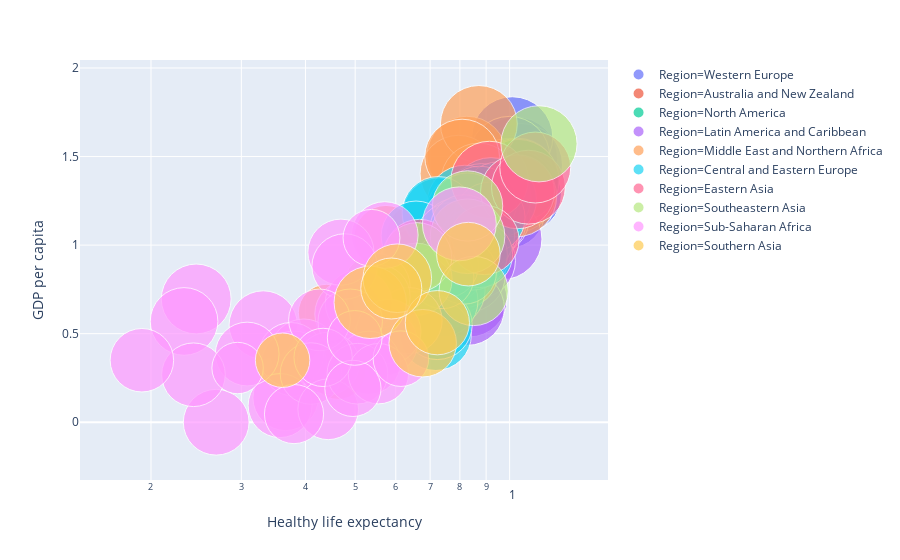

Notebook code for this chart:
### Code cell
fig = px.scatter(df,
                 x="Healthy life expectancy",
                 y="GDP per capita",
                 size="Score",
                 color="Region",
                 log_x=True,
                 size_max=60)
fig.show()

### Figure 1 — Plotly figure (JSON) as saved in the notebook; plotly's stock layout.template omitted (floating-point values rounded to 4 significant figures)
{"data": [{"hoverlabel": {"namelength": 0}, "hovertemplate": "Region=Western Europe<br>Healthy life expectancy=%{x}<br>GDP per capita=%{y}<br>Score=%{marker.size}", "legendgroup": "Region=Western Europe", "marker": {"color": "#636efa", "size": [7.769, 7.6, 7.554, 7.494, 7.488, 7.48, 7.343, 7.246, 7.09, 7.054, 7.021, 6.985, 6.923, 6.726, 6.592, 6.354, 6.223, 6.046, 5.693, 5.287], "sizemode": "area", "sizeref": 0.002158, "symbol": "circle"}, "mode": "markers", "name": "Region=Western Europe", "showlegend": true, "type": "scatter", "x": [0.986, 0.996, 1.028, 1.026, 0.999, 1.052, 1.009, 1.016, 1.012, 0.996, 0.999, 0.987, 0.986, 0.999, 1.045, 1.062, 1.039, 1.042, 0.999, 0.999], "xaxis": "x", "y": [1.34, 1.383, 1.488, 1.38, 1.396, 1.452, 1.387, 1.376, 1.609, 1.333, 1.499, 1.373, 1.356, 1.3, 1.324, 1.286, 1.294, 1.263, 1.221, 1.181], "yaxis": "y"}, {"hoverlabel": {"namelength": 0}, "hovertemplate": "Region=Australia and New Zealand<br>Healthy life expectancy=%{x}<br>GDP per capita=%{y}<br>Score=%{marker.size}", "legendgroup": "Region=Australia and New Zealand", "marker": {"color": "#EF553B", "size": [7.307, 7.228], "sizemode": "area", "sizeref": 0.002158, "symbol": "circle"}, "mode": "markers", "name": "Region=Australia and New Zealand", "showlegend": true, "type": "scatter", "x": [1.026, 1.036], "xaxis": "x", "y": [1.303, 1.372], "yaxis": "y"}, {"hoverlabel": {"namelength": 0}, "hovertemplate": "Region=North America<br>Healthy life expectancy=%{x}<br>GDP per capita=%{y}<br>Score=%{marker.size}", "legendgroup": "Region=North America", "marker": {"color": "#00cc96", "size": [7.278], "sizemode": "area", "sizeref": 0.002158, "symbol": "circle"}, "mode": "markers", "name": "Region=North America", "showlegend": true, "type": "scatter", "x": [1.039], "xaxis": "x", "y": [1.365], "yaxis": "y"}, {"hoverlabel": {"namelength": 0}, "hovertemplate": "Region=Latin America and Caribbean<br>Healthy life expectancy=%{x}<br>GDP per capita=%{y}<br>Score=%{marker.size}", "legendgroup": "Region=Latin America and Caribbean", "marker": {"color": "#ab63fa", "size": [7.167, 6.595, 6.444, 6.436, 6.321, 6.3, 6.293, 6.253, 6.125, 6.105, 6.086, 6.028, 5.89, 5.86, 5.779, 5.743, 5.697, 5.425, 4.707, 3.597], "sizemode": "area", "sizeref": 0.002158, "symbol": "circle"}, "mode": "markers", "name": "Region=Latin America and Caribbean", "showlegend": true, "type": "scatter", "x": [0.963, 0.861, 0.92, 0.746, 0.91, 0.802, 0.891, 0.789, 0.841, 0.835, 0.881, 0.868, 0.831, 0.828, 0.706, 0.777, 0.854, 0.779, 0.805, 0.449], "xaxis": "x", "y": [1.034, 1.07, 1.159, 0.8, 1.149, 1.004, 1.124, 0.794, 0.985, 0.694, 1.092, 0.912, 0.831, 0.642, 0.776, 0.855, 0.96, 1.015, 0.96, 0.323], "yaxis": "y"}, {"hoverlabel": {"namelength": 0}, "hovertemplate": "Region=Middle East and Northern Africa<br>Healthy life expectancy=%{x}<br>GDP per capita=%{y}<br>Score=%{marker.size}", "legendgroup": "Region=Middle East and Northern Africa", "marker": {"color": "#FFA15A", "size": [7.139, 6.825, 6.375, 6.374, 6.199, 6.021, 5.525, 5.373, 5.211, 5.208, 5.197, 4.906, 4.696, 4.548, 4.461, 4.437, 4.166, 3.462, 3.38], "sizemode": "area", "sizeref": 0.002158, "symbol": "circle"}, "mode": "markers", "name": "Region=Middle East and Northern Africa", "showlegend": true, "type": "scatter", "x": [1.029, 0.825, 0.795, 0.871, 0.871, 0.808, 0.673, 0.808, 0.785, 0.782, 0.815, 0.815, 0.672, 0.785, 0.815, 0.574, 0.644, 0.44, 0.463], "xaxis": "x", "y": [1.276, 1.503, 1.403, 1.684, 1.362, 1.5, 1.044, 1.183, 1.002, 0.801, 0.987, 0.837, 0.657, 1.1, 0.921, 1.043, 0.913, 0.619, 0.287], "yaxis": "y"}, {"hoverlabel": {"namelength": 0}, "hovertemplate": "Region=Central and Eastern Europe<br>Healthy life expectancy=%{x}<br>GDP per capita=%{y}<br>Score=%{marker.size}", "legendgroup": "Region=Central and Eastern Europe", "marker": {"color": "#19d3f3", "size": [6.852, 6.198, 6.182, 6.174, 6.149, 6.118, 6.1, 6.07, 5.94, 5.893, 5.809, 5.758, 5.648, 5.603, 5.529, 5.523, 5.467, 5.432, 5.386, 5.323, 5.261, 5.247, 5.208, 5.011, 4.719, 4.559, 4.519, 4.332], "sizemode": "area", "sizeref": 0.002158, "symbol": "circle"}, "mode": "markers", "name": "Region=Central and Eastern Europe", "showlegend": true, "type": "scatter", "x": [0.92, 0.881, 0.884, 0.756, 0.818, 0.953, 0.758, 0.825, 0.812, 0.874, 0.729, 0.828, 0.726, 0.854, 0.739, 0.871, 0.718, 0.914, 0.845, 0.789, 0.723, 0.657, 0.769, 0.815, 0.874, 0.815, 0.752, 0.739], "xaxis": "x", "y": [1.269, 1.246, 1.206, 0.745, 1.238, 1.258, 0.882, 1.162, 1.187, 1.237, 1.173, 1.201, 1.183, 1.004, 0.685, 1.051, 0.493, 1.155, 0.945, 1.067, 0.551, 1.052, 1.043, 1.092, 0.947, 0.85, 0.886, 0.82], "yaxis": "y"}, {"hoverlabel": {"namelength": 0}, "hovertemplate": "Region=Eastern Asia<br>Healthy life expectancy=%{x}<br>GDP per capita=%{y}<br>Score=%{marker.size}", "legendgroup": "Region=Eastern Asia", "marker": {"color": "#FF6692", "size": [6.446, 5.895, 5.886, 5.43, 5.285, 5.191], "sizemode": "area", "sizeref": 0.002158, "symbol": "circle"}, "mode": "markers", "name": "Region=Eastern Asia", "showlegend": true, "type": "scatter", "x": [0.914, 1.036, 1.088, 1.122, 0.667, 0.893], "xaxis": "x", "y": [1.368, 1.301, 1.327, 1.438, 0.948, 1.029], "yaxis": "y"}, {"hoverlabel": {"namelength": 0}, "hovertemplate": "Region=Southeastern Asia<br>Healthy life expectancy=%{x}<br>GDP per capita=%{y}<br>Score=%{marker.size}", "legendgroup": "Region=Southeastern Asia", "marker": {"color": "#B6E880", "size": [6.262, 6.008, 5.631, 5.339, 5.192, 5.175, 4.796, 4.7, 4.36], "sizemode": "area", "sizeref": 0.002158, "symbol": "circle"}, "mode": "markers", "name": "Region=Southeastern Asia", "showlegend": true, "type": "scatter", "x": [1.141, 0.828, 0.657, 0.828, 0.66, 0.851, 0.551, 0.637, 0.555], "xaxis": "x", "y": [1.572, 1.05, 0.807, 1.221, 0.931, 0.741, 0.764, 0.574, 0.71], "yaxis": "y"}, {"hoverlabel": {"namelength": 0}, "hovertemplate": "Region=Sub-Saharan Africa<br>Healthy life expectancy=%{x}<br>GDP per capita=%{y}<br>Score=%{marker.size}", "legendgroup": "Region=Sub-Saharan Africa", "marker": {"color": "#FF97FF", "size": [5.888, 5.265, 5.044, 4.996, 4.944, 4.883, 4.812, 4.799, 4.722, 4.681, 4.668, 4.639, 4.628, 4.587, 4.534, 4.509, 4.49, 4.418, 4.39, 4.374, 4.35, 4.286, 4.189, 4.107, 4.085, 3.975, 3.973, 3.933, 3.775, 3.663, 3.488, 3.41, 3.334, 3.231, 2.853], "sizemode": "area", "sizeref": 0.002158, "symbol": "circle"}, "mode": "markers", "name": "Region=Sub-Saharan Africa", "showlegend": true, "type": "scatter", "x": [0.798, 0.245, 0.331, 0.486, 0.232, 0.397, 0.508, 0.571, 0.469, 0.571, 0.268, 0.477, 0.366, 0.38, 0.375, 0.581, 0.489, 0.357, 0.308, 0.242, 0.192, 0.532, 0.443, 0.426, 0.41, 0.443, 0.505, 0.555, 0.38, 0.433, 0.538, 0.495, 0.614, 0.499, 0.295], "xaxis": "x", "y": [1.12, 0.696, 0.549, 0.611, 0.569, 0.393, 0.673, 1.057, 0.96, 0.45, 0, 0.879, 0.138, 0.331, 0.38, 0.512, 0.57, 0.094, 0.385, 0.268, 0.35, 0.336, 0.332, 0.578, 0.275, 0.073, 0.274, 0.274, 0.046, 0.366, 1.041, 0.191, 0.359, 0.476, 0.306], "yaxis": "y"}, {"hoverlabel": {"namelength": 0}, "hovertemplate": "Region=Southern Asia<br>Healthy life expectancy=%{x}<br>GDP per capita=%{y}<br>Score=%{marker.size}", "legendgroup": "Region=Southern Asia", "marker": {"color": "#FECB52", "size": [5.653, 5.082, 4.913, 4.456, 4.366, 4.015, 3.203], "sizemode": "area", "sizeref": 0.002158, "symbol": "circle"}, "mode": "markers", "name": "Region=Southern Asia", "showlegend": true, "type": "scatter", "x": [0.535, 0.604, 0.677, 0.723, 0.831, 0.588, 0.361], "xaxis": "x", "y": [0.677, 0.813, 0.446, 0.562, 0.949, 0.755, 0.35], "yaxis": "y"}], "layout": {"legend": {"itemsizing": "constant", "tracegroupgap": 0}, "margin": {"t": 60}, "xaxis": {"anchor": "y", "domain": [0, 1], "title": {"text": "Healthy life expectancy"}, "type": "log"}, "yaxis": {"anchor": "x", "domain": [0, 1], "title": {"text": "GDP per capita"}}}}
